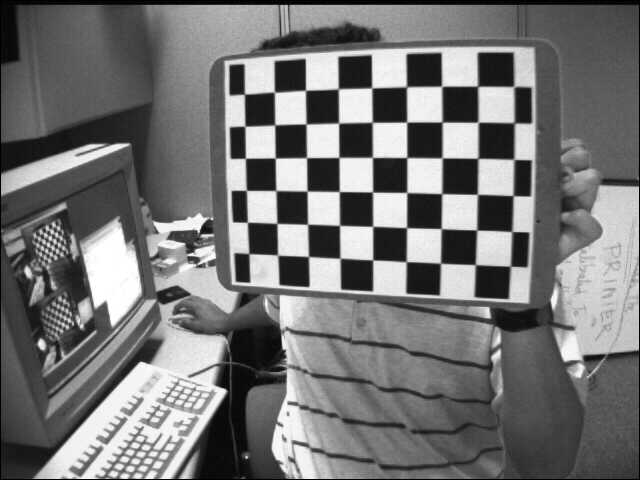
#> input picture Homework3/2.calibration/crossboard/left01.jpg, 640 x 480 px; its folder holds 4 pictures in this run; the run also reads 1 picture not shown here
$ python camera_cal.py
#> lines starting #> are read from the running program, lines starting #| are printed output that depends on the picture; after the words box and inside, x2 and y2 are one past the last pixel; in counts of white or black regions, pixels touching at a corner belong together
import cv2
import numpy as np
import glob

# 设置寻找亚像素角点的参数，采用的停止准则是最大循环次数30和最大误差容限0.001
criteria = (cv2.TERM_CRITERIA_MAX_ITER | cv2.TERM_CRITERIA_EPS, 30, 0.001)

# 获取标定板角点的位置
objp = np.zeros((6 * 8, 3), np.float32)


objp[:, :2] = np.mgrid[0:8, 0:6].T.reshape(-1, 2)  # 将世界坐标系建在标定板上，所有点的Z坐标全部为0，所以只需要赋值x和y

print(objp.shape)

obj_points = []  # 存储3D点
img_points = []  # 存储2D点

images = glob.glob("./crossboard/*.jpg")
i = 0;
for fname in images:
    img = cv2.imread(fname)
#> img is the input picture: shape (480, 640, 3); min 0, max 255, mean 116.6
    gray = cv2.cvtColor(img, cv2.COLOR_BGR2GRAY)
    size = gray.shape[::-1]
#> size = (640, 480)
    ret, corners = cv2.findChessboardCorners(gray, (8, 6), None)
#> ret = False; corners = 47 rows, first 8: [504, 224], [372.5, 87], [338, 89], [406.5, 86.5], [407, 121.5], [372, 122.5], [306, 89.5], [338.5, 123]
    # print(corners)

    if ret:

        obj_points.append(objp)

        corners2 = cv2.cornerSubPix(gray, corners, (5, 5), (-1, -1), criteria)  # 在原角点的基础上寻找亚像素角点
        # print(corners2)
        if [corners2]:
            img_points.append(corners2)
        else:
            img_points.append(corners)

        cv2.drawChessboardCorners(img, (8, 6), corners, ret)
        i += 1;
        # cv2.imwrite('conimg'+str(i)+'.jpg', img)
        cv2.imshow('conimg' + str(i) + '.jpg', img)
        cv2.waitKey(1500)
#> pass 2 of the loop `for fname in images:`:
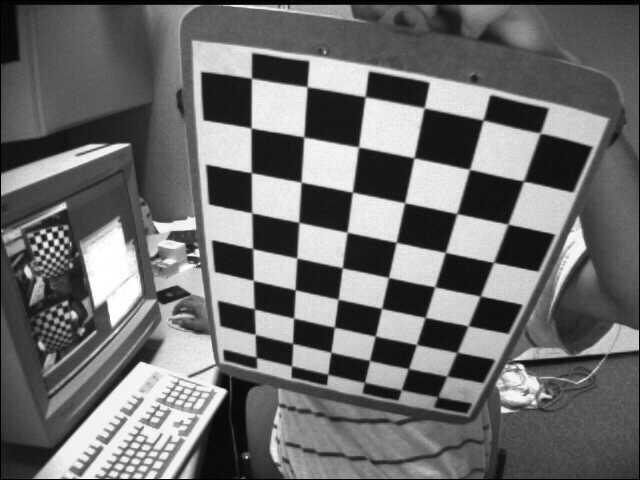
#> input picture Homework3/2.calibration/crossboard/left02.jpg, 640 x 480 px
#> img is the input picture: shape (480, 640, 3); min 0, max 255, mean 109
#> ret = True; corners = 48 rows, first 8: [255.2, 334.4], [254.8, 309], [253.3, 280.1], [252.5, 248], [252, 213], [251.3, 172.7], [251.3, 128.4], [251.5, 78.36]
#> corners2 = 48 rows, first 8: [255.2, 334.4], [254.4, 308.9], [253.3, 280.3], [252.7, 248.5], [251.8, 212.9], [251.3, 172.6], [251.1, 128.1], [251.5, 78.16]
#> `cv2.drawChessboardCorners(img, (8, 6), corners, ret)`:
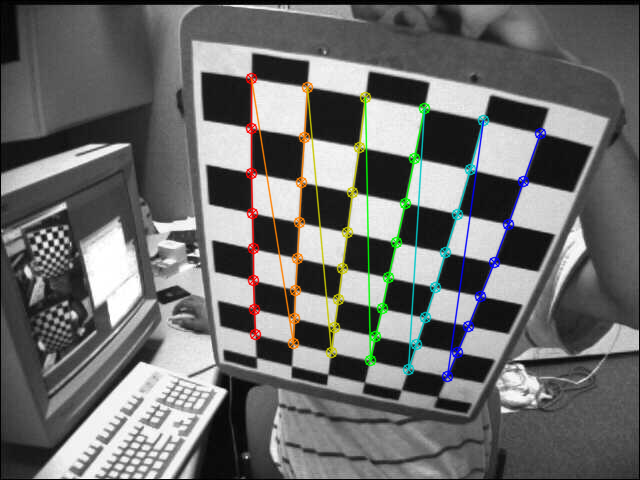
#> img: shape (480, 640, 3); 4.01% of pixels changed, all inside (x1, y1, x2, y2) = (245, 72, 547, 383)
#> pass 3 of the loop `for fname in images:`:
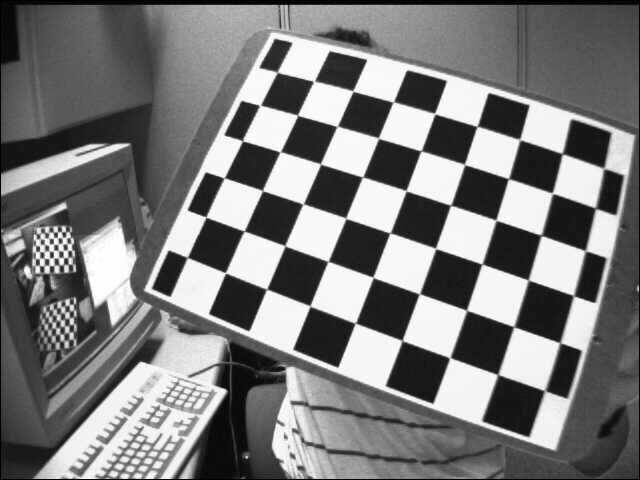
#> input picture Homework3/2.calibration/crossboard/left03.jpg, 640 x 480 px
#> img is the input picture: shape (480, 640, 3); min 0, max 255, mean 122.9
#> corners = 48 rows, first 8: [313.4, 81.57], [352.9, 91.05], [393.7, 101.7], [434.7, 113.6], [476.8, 126.6], [519.5, 139.5], [562.1, 154], [603.7, 168.8]
#> corners2 = 48 rows, first 8: [313.9, 81.25], [352.9, 91.14], [393.3, 102], [434.7, 113.5], [477.1, 126.4], [519.7, 139.5], [562.2, 153.6], [603.7, 168.4]
#> `cv2.drawChessboardCorners(img, (8, 6), corners, ret)`:
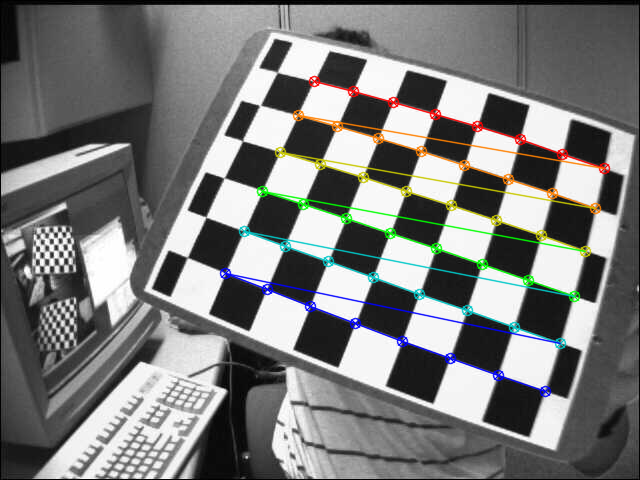
#> img: shape (480, 640, 3); 4.6% of pixels changed, all inside (x1, y1, x2, y2) = (219, 75, 611, 398)
#> the loop made 4 passes; the first 3 are shown

print(len(img_points))
cv2.destroyAllWindows()

# 标定
ret, mtx, dist, rvecs, tvecs = cv2.calibrateCamera(obj_points, img_points, size, None, None)

print("ret:", ret)
print("mtx:\n", mtx)  # 内参数矩阵
print("dist:\n", dist)  # 畸变系数   distortion cofficients = (k_1,k_2,p_1,p_2,k_3)
print("rvecs:\n", rvecs)  # 旋转向量  # 外参数
print("tvecs:\n", tvecs)  # 平移向量  # 外参数

img = cv2.imread(images[2])
h, w = img.shape[:2]
#> h = 480; w = 640
newcameramtx, roi = cv2.getOptimalNewCameraMatrix(mtx, dist, (w, h), 1, (w, h))  # 显示更大范围的图片
print(newcameramtx)
print("------使用undistort函数------")
dst = cv2.undistort(img, mtx, dist, None, newcameramtx)
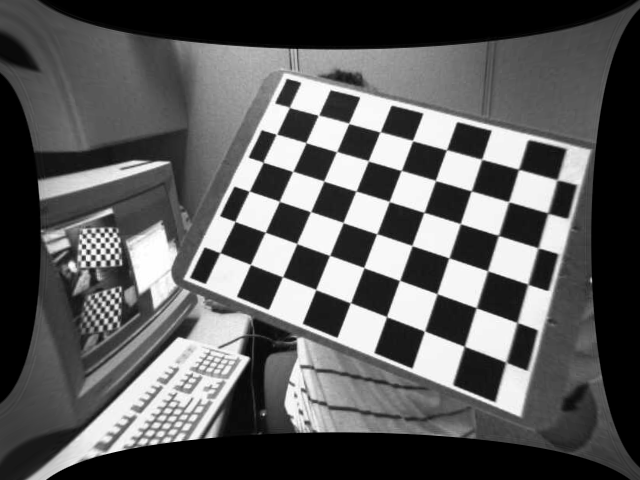
#> dst: shape (480, 640, 3); min 0, max 255, mean 92.2
x, y, w, h = roi
dst1 = dst[y:y + h, x:x + w]
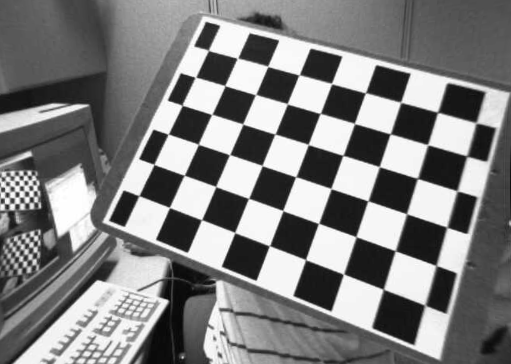
#> dst1: shape (364, 511, 3); min 2, max 255, mean 127.6
cv2.imshow('result.jpg', dst1)
